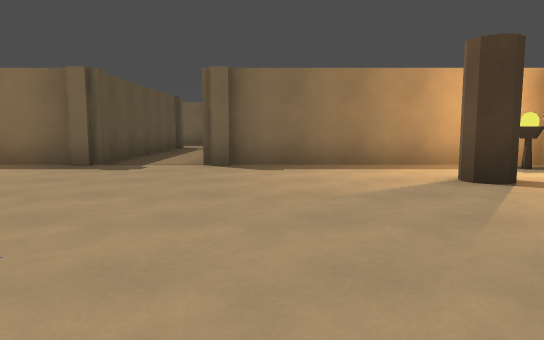
View 1 (above)

17 first-person views from a walk through a Godot game level. The camera is 1.2 m above the floor, tilts 6° down and sees 70° across. The floor is counted in squares, 2 m on a side. Each view is taken from the middle of a square. On the plan, view 1 faces up. The plan holds only what a view shows up to about 11 squares ahead; the rest is blank.

View 2
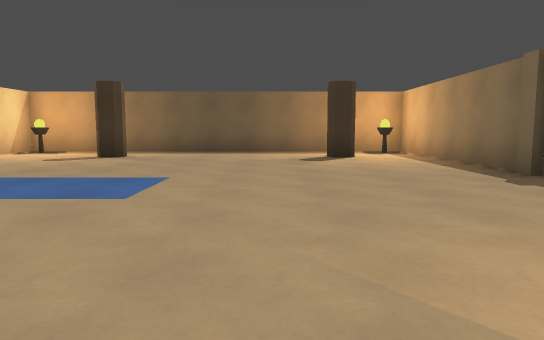

View 3
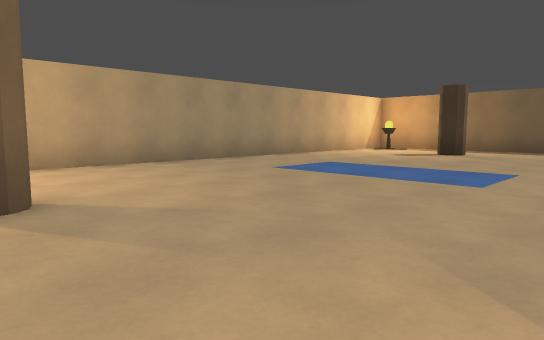

View 4
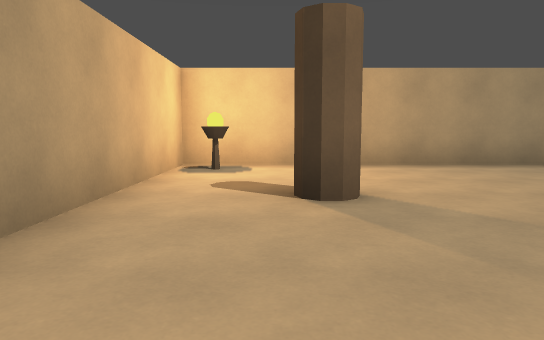

View 5
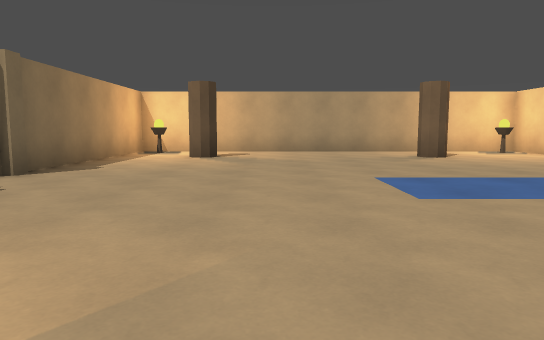

View 6
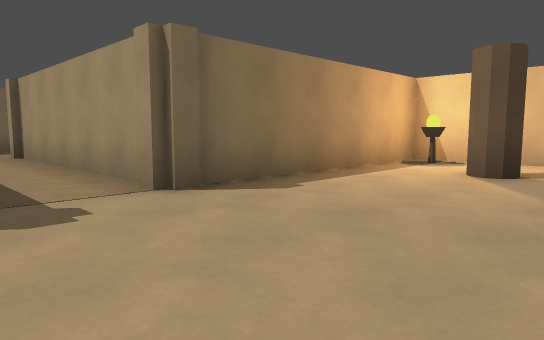

View 7
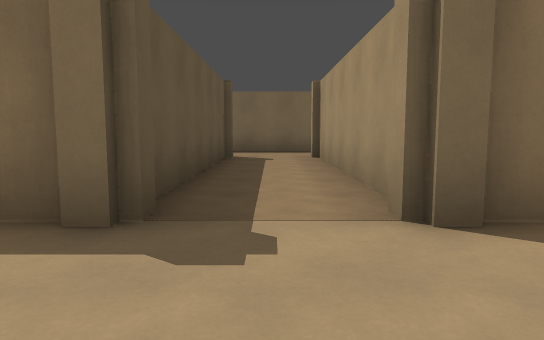

View 8
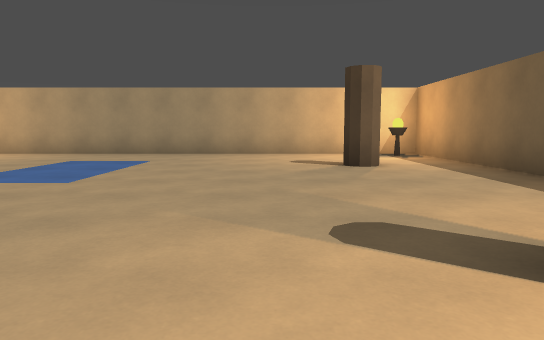

View 9
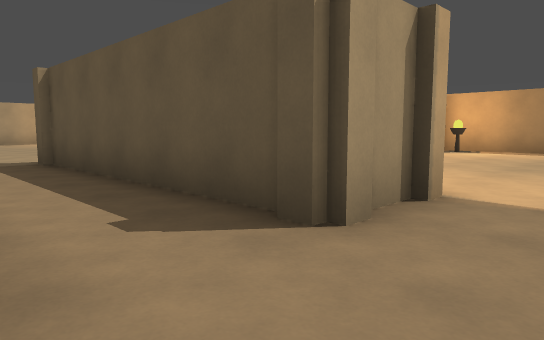

View 10
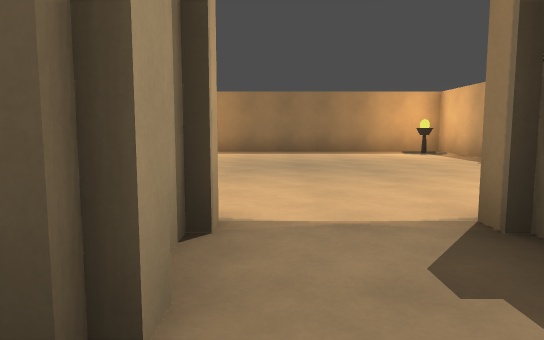

View 11
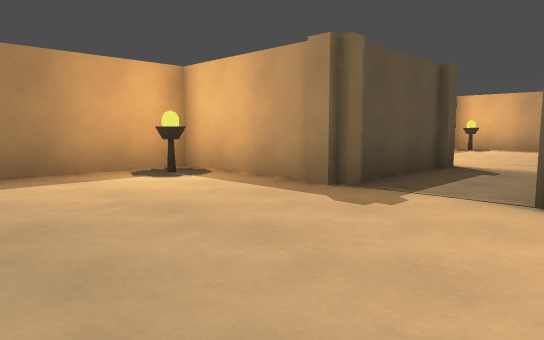

View 12
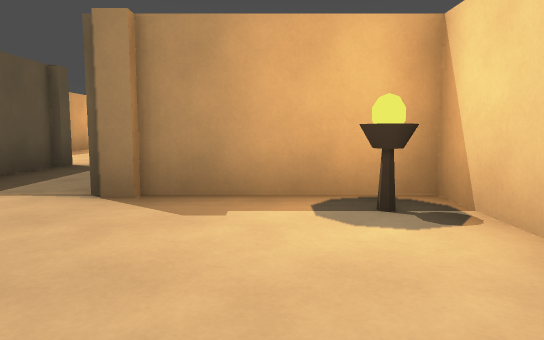

View 13
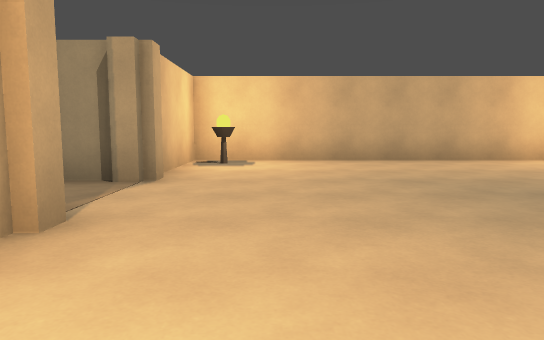

View 14
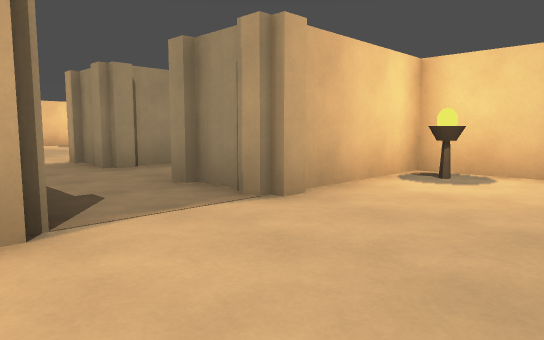

View 15
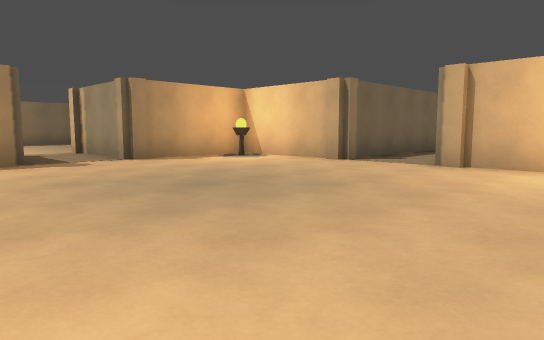

View 16
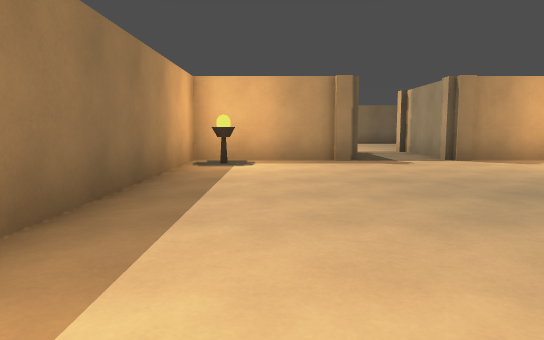

View 17
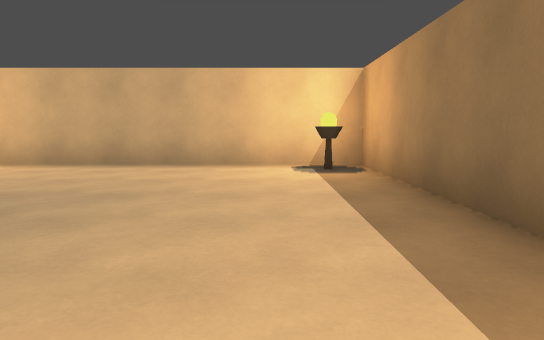

### Floor plan
Points are (right, up) in squares from view 1. A wall is a line through its corners. A room is listed if a view was taken in it or the views show most of it. See-through windows are left out.
Room 1 (views 1, 2, 3, 4, 5, 6, 7, 8, 9, 10)
walls: (-1, 6.2) (-1, 12.8); (-2.8, 6.5) (-8.5, 6.5) (-8.5, -3.5) (4.5, -3.5) (4.5, 6.5) (-1.2, 6.5); (-1.2, 12.5) (0.5, 12.5); (-3, 12.8) (-3, 6.2); (-4.8, 12.5) (-2.8, 12.5); (0.1, 14.5) (-4.8, 14.5)
ways out: opening at (-3.5, 13.5) to room 2; opening at (-0.5, 13.5)
objects: other object (-8, -3); other object (-8, 6); pillar (-7, -1) to (-6, 0); pillar (-7, 4) to (-6, 5); pillar (2, -1) to (3, 0); pillar (2, 4) to (3, 5); cylinder (4, -3); cylinder (4, 6)
Room 2 (views 11, 12, 13, 14, 15, 16, 17)
walls: (-7.5, 17.2) (-7.5, 20.5); (-4.5, 14.2) (-4.5, 17.5) (-7.8, 17.5); (-9.2, 17.5) (-12.5, 17.5) (-12.5, 9.5) (-4.5, 9.5) (-4.5, 12.8); (-9.5, 20.6) (-9.5, 17.2)
ways out: opening at (-3.5, 13.5) to room 1; opening at (-8.5, 20.5)
objects: cylinder (-12, 10); cylinder (-12, 17); cylinder (-5, 10); cylinder (-5, 17)

Positions as (right, up) in squares from view 1, and headings:
1: (0, 0), facing up
2: (2, 3), facing left
3: (3, 3), facing down-left
4: (3, 3), facing down
5: (-6, 3), facing right
6: (-3, 3), facing up-right
7: (-2, 4), facing up
8: (-5, 6), facing down
9: (-1, 14), facing down-left
10: (-2, 13), facing left
11: (-7, 14), facing up-left
12: (-6, 14), facing up
13: (-6, 17), facing down
14: (-7, 15), facing down-right
15: (-11, 10), facing up-right
16: (-11, 10), facing up
17: (-11, 16), facing down
